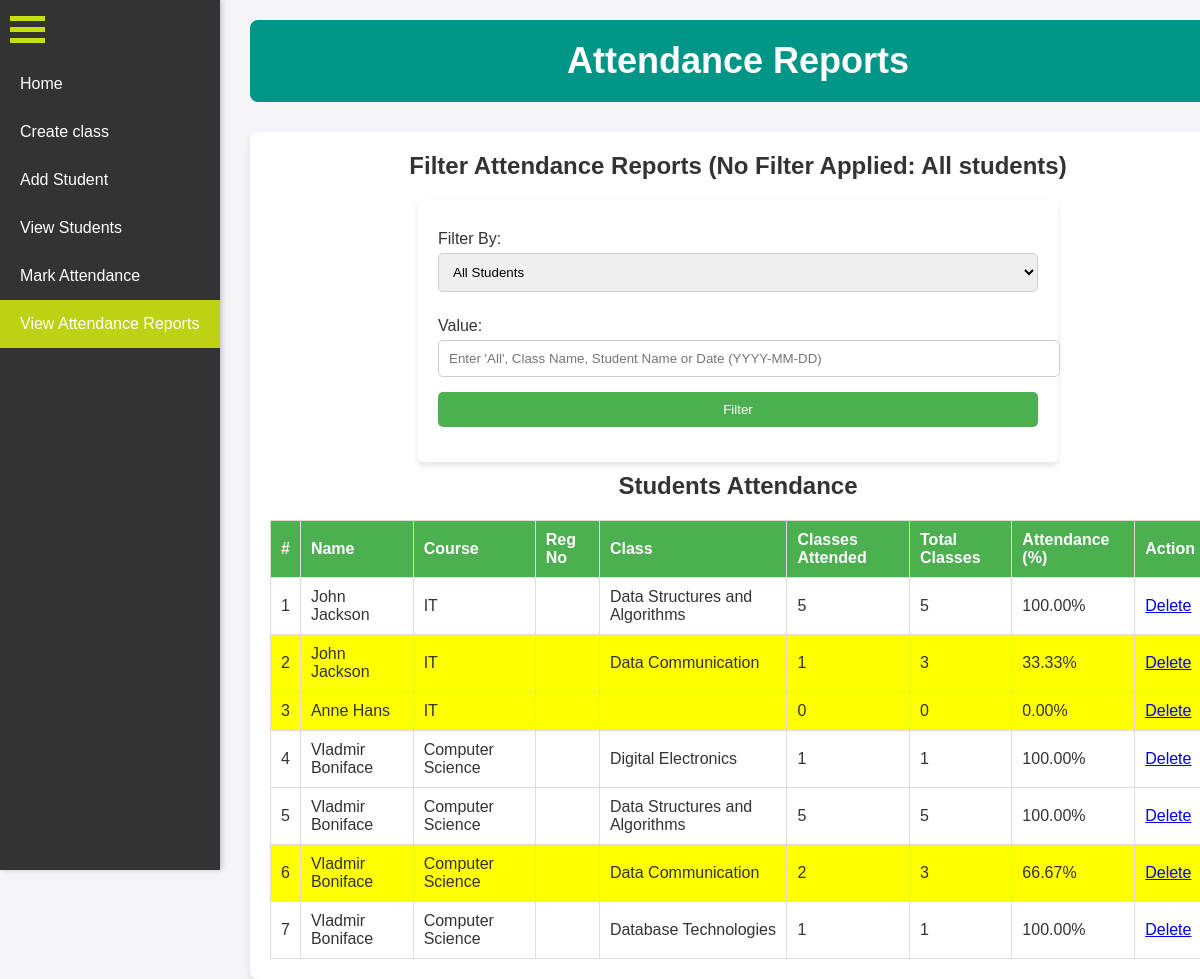
/view_attendance.php, run on an earlier commit of the app's database.
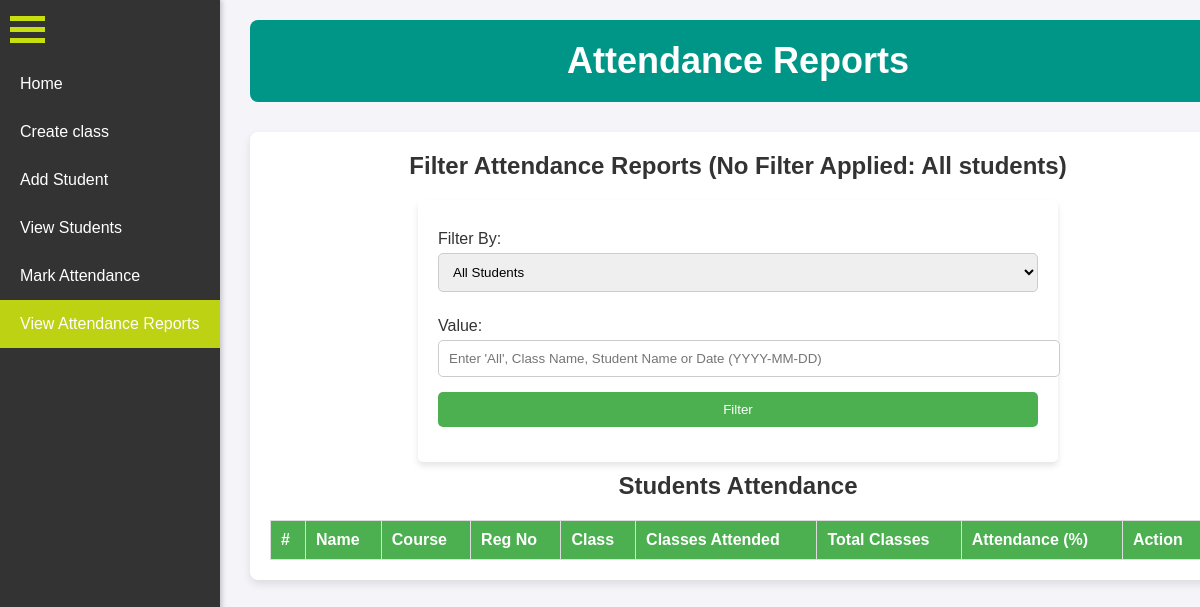
And on a later commit of the database.
### tables this page shows
CREATE TABLE `students` (
  `id` int(11) NOT NULL,
  `name` varchar(100) NOT NULL,
  `course` varchar(100) NOT NULL,
  `created_at` timestamp NOT NULL DEFAULT current_timestamp()
);

### view_attendance.php (the view, shortened to what this page needs)
<?php include 'db.php'; ?>
<!DOCTYPE html>
<html>
<head>
    <link rel="stylesheet" href="assets/css/style.css">
</head>
<body>
<div id="menu-icon" class="menu-container" onclick="toggleSidebar(this)">
    <div class="bar bar1"></div>
    <div class="bar bar2"></div>
    <div class="bar bar3"></div>
</div>
<nav id="sidebar" class="sidebar">
    <a href="index.php">Home</a>
    <a href="create_class.php">Create class</a>
    <a href="add_student.php">Add Student</a>
    <a href="view_students.php">View Students</a>
    <a href="mark_attendance.php">Mark Attendance</a>
    <a class="active" href="view_attendance.php">View Attendance Reports</a>
</nav>
<header>
    <h1>Attendance Reports</h1>
</header>
<div class="container">
    <h2>Filter Attendance Reports (No Filter Applied: All students)</h2>
    <form method="GET">
        <label for="filter_type">Filter By:</label>
        <select name="filter_type" id="filter_type" required>
            <option value="All">All Students</option>
        </select>
        <label for="filter_value">Value:</label>
        <input type="text" name="filter_value" id="filter_value" value="<?= isset($_GET['filter_value']) ? $_GET['filter_value'] : '' ?>" placeholder="Enter 'All', Class Name, Student Name or Date (YYYY-MM-DD)" required>
        <button type="submit">Filter</button>
    </form>
    <h2>Students Attendance</h2>
    <table>
        <tr>
            <th>#</th>
            <th>Name</th>
            <th>Course</th>
            <th>Reg No</th>
            <th>Class</th>
            <th>Classes Attended</th>
            <th>Total Classes</th>
            <th>Attendance (%)</th>
            <th>Action</th>
        </tr>
        <?php
        $query = "SELECT students.id, students.name, students.course, students.registration_number, classes.name AS class_name,
                         COUNT(CASE WHEN attendance.status = 'Present' THEN 1 END) AS classes_attended,
                         COUNT(attendance.status) AS total_classes
                  FROM students
                  LEFT JOIN attendance ON students.id = attendance.student_id
                  LEFT JOIN classes ON attendance.class_id = classes.id";
        $query .= " GROUP BY students.id, classes.id";
        $students = $conn->query($query);
        $counter = 1;
        while ($row = $students->fetch_assoc()) {
            $attendance_percentage = 0;
            if ($row['total_classes'] > 0) {
                $attendance_percentage = ($row['classes_attended'] / $row['total_classes']) * 100;
            }
            $row_class = $attendance_percentage < 75 ? 'highlight' : '';
            echo "<tr class='$row_class'>
                <td>{$counter}</td>
                <td>{$row['name']}</td>
                <td>{$row['course']}</td>
                <td>{$row['registration_number']}</td>
                <td>{$row['class_name']}</td>
                <td>{$row['classes_attended']}</td>
                <td>{$row['total_classes']}</td>
                <td>" . number_format($attendance_percentage, 2) . "%</td>
                <td><a href='delete_attendance.php?id={$row['id']}' onclick='return confirmDelete();'>Delete</a></td>
            </tr>";
            $counter++;
        }
        ?>
    </table>
</div>
</body>
</html>

What changed in the data, as far as the page shows it:
removed students: name "John Jackson", course "IT", class_name "Data Structures and Algorithms", classes_attended "5", total_classes "5", attendance_percentage "100.00", class_name "Data Communication", classes_attended "1", total_classes "3", attendance_percentage "33.33"
removed students: name "Anne Hans", course "IT", classes_attended "0", total_classes "0", attendance_percentage "0.00"
removed students: name "Vladmir Boniface", course "Computer Science", class_name "Digital Electronics", classes_attended "1", total_classes "1", attendance_percentage "100.00", class_name "Data Structures and Algorithms", classes_attended "5", total_classes "5", class_name "Data Communication", classes_attended "2", total_classes "3", attendance_percentage "66.67", class_name "Database Technologies"
